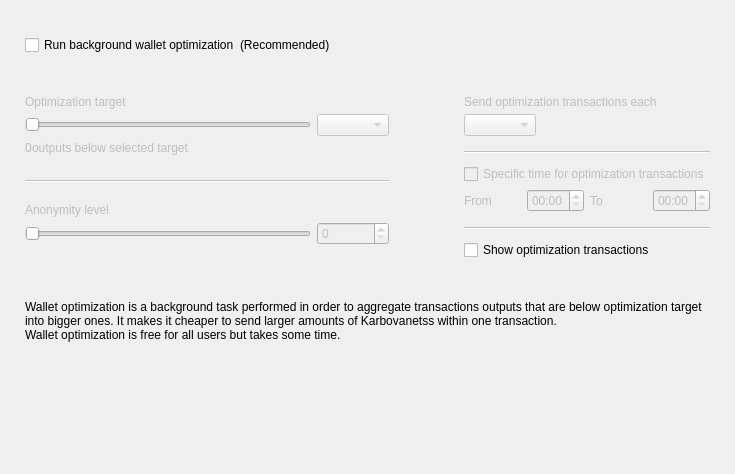
<?xml version="1.0" encoding="UTF-8"?>
<ui version="4.0">
 <class>OptimizationOptionsFrame</class>
 <widget class="QFrame" name="OptimizationOptionsFrame">
  <property name="geometry">
   <rect>
    <x>0</x>
    <y>0</y>
    <width>735</width>
    <height>474</height>
   </rect>
  </property>
  <property name="windowTitle">
   <string>Frame</string>
  </property>
  <property name="frameShape">
   <enum>QFrame::NoFrame</enum>
  </property>
  <property name="frameShadow">
   <enum>QFrame::Raised</enum>
  </property>
  <layout class="QVBoxLayout" name="verticalLayout">
   <property name="spacing">
    <number>0</number>
   </property>
   <property name="leftMargin">
    <number>25</number>
   </property>
   <property name="topMargin">
    <number>35</number>
   </property>
   <property name="rightMargin">
    <number>25</number>
   </property>
   <property name="bottomMargin">
    <number>0</number>
   </property>
   <item>
    <layout class="QHBoxLayout" name="horizontalLayout_2">
     <item>
      <widget class="QCheckBox" name="m_enableOptimizationCheck">
       <property name="text">
        <string>Run background wallet optimization</string>
       </property>
      </widget>
     </item>
     <item>
      <widget class="WalletGui::WalletNormalGrayTextLabel" name="label_8">
       <property name="text">
        <string>(Recommended)</string>
       </property>
      </widget>
     </item>
     <item>
      <spacer name="horizontalSpacer">
       <property name="orientation">
        <enum>Qt::Horizontal</enum>
       </property>
       <property name="sizeHint" stdset="0">
        <size>
         <width>40</width>
         <height>20</height>
        </size>
       </property>
      </spacer>
     </item>
    </layout>
   </item>
   <item>
    <spacer name="verticalSpacer_2">
     <property name="orientation">
      <enum>Qt::Vertical</enum>
     </property>
     <property name="sizeType">
      <enum>QSizePolicy::Fixed</enum>
     </property>
     <property name="sizeHint" stdset="0">
      <size>
       <width>20</width>
       <height>40</height>
      </size>
     </property>
    </spacer>
   </item>
   <item>
    <widget class="QWidget" name="m_optimizationOptionsWidget" native="true">
     <property name="enabled">
      <bool>true</bool>
     </property>
     <layout class="QHBoxLayout" name="horizontalLayout">
      <property name="spacing">
       <number>75</number>
      </property>
      <property name="leftMargin">
       <number>0</number>
      </property>
      <property name="topMargin">
       <number>0</number>
      </property>
      <property name="rightMargin">
       <number>0</number>
      </property>
      <property name="bottomMargin">
       <number>0</number>
      </property>
      <item alignment="Qt::AlignTop">
       <widget class="QWidget" name="widget1" native="true">
        <property name="enabled">
         <bool>false</bool>
        </property>
        <layout class="QGridLayout" name="gridLayout" columnstretch="50,0,0,0">
         <property name="leftMargin">
          <number>0</number>
         </property>
         <property name="topMargin">
          <number>0</number>
         </property>
         <property name="rightMargin">
          <number>0</number>
         </property>
         <property name="bottomMargin">
          <number>0</number>
         </property>
         <property name="verticalSpacing">
          <number>5</number>
         </property>
         <item row="0" column="0" colspan="4">
          <widget class="WalletGui::WalletNormalBlackTextLabel" name="label_5">
           <property name="text">
            <string>Optimization target</string>
           </property>
           <property name="indent">
            <number>0</number>
           </property>
          </widget>
         </item>
         <item row="4" column="0" colspan="4">
          <spacer name="verticalSpacer_3">
           <property name="orientation">
            <enum>Qt::Vertical</enum>
           </property>
           <property name="sizeType">
            <enum>QSizePolicy::Fixed</enum>
           </property>
           <property name="sizeHint" stdset="0">
            <size>
             <width>20</width>
             <height>20</height>
            </size>
           </property>
          </spacer>
         </item>
         <item row="1" column="0" colspan="3">
          <widget class="QSlider" name="m_thresholdSlider">
           <property name="maximum">
            <number>6</number>
           </property>
           <property name="pageStep">
            <number>1</number>
           </property>
           <property name="orientation">
            <enum>Qt::Horizontal</enum>
           </property>
          </widget>
         </item>
         <item row="1" column="3">
          <widget class="QComboBox" name="m_thresholdCombo"/>
         </item>
         <item row="5" column="0" colspan="4">
          <widget class="Line" name="line">
           <property name="orientation">
            <enum>Qt::Horizontal</enum>
           </property>
          </widget>
         </item>
         <item row="6" column="0" colspan="4">
          <spacer name="verticalSpacer_4">
           <property name="orientation">
            <enum>Qt::Vertical</enum>
           </property>
           <property name="sizeType">
            <enum>QSizePolicy::Fixed</enum>
           </property>
           <property name="sizeHint" stdset="0">
            <size>
             <width>20</width>
             <height>15</height>
            </size>
           </property>
          </spacer>
         </item>
         <item row="8" column="3">
          <widget class="QSpinBox" name="m_mixinSpin">
           <property name="buttonSymbols">
            <enum>QAbstractSpinBox::UpDownArrows</enum>
           </property>
          </widget>
         </item>
         <item row="7" column="0" colspan="4">
          <widget class="WalletGui::WalletNormalBlackTextLabel" name="label_7">
           <property name="text">
            <string>Anonymity level</string>
           </property>
           <property name="indent">
            <number>0</number>
           </property>
          </widget>
         </item>
         <item row="8" column="0" colspan="3">
          <widget class="QSlider" name="m_mixinSlider">
           <property name="pageStep">
            <number>1</number>
           </property>
           <property name="orientation">
            <enum>Qt::Horizontal</enum>
           </property>
          </widget>
         </item>
         <item row="2" column="0" colspan="4">
          <spacer name="verticalSpacer_12">
           <property name="orientation">
            <enum>Qt::Vertical</enum>
           </property>
           <property name="sizeType">
            <enum>QSizePolicy::Fixed</enum>
           </property>
           <property name="sizeHint" stdset="0">
            <size>
             <width>20</width>
             <height>0</height>
            </size>
           </property>
          </spacer>
         </item>
         <item row="3" column="0" colspan="4">
          <layout class="QHBoxLayout" name="horizontalLayout_3" stretch="0,1">
           <item>
            <widget class="QLabel" name="m_nonOptimizedOutputsLabel">
             <property name="text">
              <string>0</string>
             </property>
            </widget>
           </item>
           <item>
            <widget class="WalletGui::WalletNormalBlackTextLabel" name="m_nonOptimizedOutputsTextLabel">
             <property name="text">
              <string>outputs below selected target</string>
             </property>
            </widget>
           </item>
          </layout>
         </item>
        </layout>
       </widget>
      </item>
      <item>
       <layout class="QVBoxLayout" name="verticalLayout_3">
        <property name="spacing">
         <number>10</number>
        </property>
        <property name="rightMargin">
         <number>0</number>
        </property>
        <property name="bottomMargin">
         <number>0</number>
        </property>
        <item>
         <widget class="QWidget" name="widget2" native="true">
          <property name="enabled">
           <bool>false</bool>
          </property>
          <layout class="QGridLayout" name="gridLayout_2" columnstretch="0,0,0,0">
           <property name="leftMargin">
            <number>0</number>
           </property>
           <property name="topMargin">
            <number>0</number>
           </property>
           <property name="rightMargin">
            <number>0</number>
           </property>
           <property name="bottomMargin">
            <number>0</number>
           </property>
           <property name="verticalSpacing">
            <number>5</number>
           </property>
           <item row="2" column="0" colspan="2" alignment="Qt::AlignLeft">
            <widget class="QComboBox" name="m_periodCombo"/>
           </item>
           <item row="8" column="0">
            <widget class="WalletGui::WalletNormalBlackTextLabel" name="label_2">
             <property name="text">
              <string>From</string>
             </property>
            </widget>
           </item>
           <item row="8" column="1">
            <widget class="QTimeEdit" name="m_startTimeEdit">
             <property name="enabled">
              <bool>false</bool>
             </property>
             <property name="displayFormat">
              <string>HH:mm</string>
             </property>
            </widget>
           </item>
           <item row="8" column="2">
            <widget class="WalletGui::WalletNormalBlackTextLabel" name="label_3">
             <property name="text">
              <string>To</string>
             </property>
            </widget>
           </item>
           <item row="8" column="3">
            <widget class="QTimeEdit" name="m_stopTimeEdit">
             <property name="enabled">
              <bool>false</bool>
             </property>
             <property name="displayFormat">
              <string>HH:mm</string>
             </property>
            </widget>
           </item>
           <item row="6" column="0" colspan="4">
            <widget class="QCheckBox" name="m_optimizationTimeCheck">
             <property name="text">
              <string>Specific time for optimization transactions</string>
             </property>
            </widget>
           </item>
           <item row="4" column="0" colspan="4">
            <widget class="Line" name="line_2">
             <property name="orientation">
              <enum>Qt::Horizontal</enum>
             </property>
            </widget>
           </item>
           <item row="0" column="0" colspan="4">
            <widget class="WalletGui::WalletNormalBlackTextLabel" name="label_4">
             <property name="text">
              <string>Send optimization transactions each</string>
             </property>
             <property name="indent">
              <number>0</number>
             </property>
            </widget>
           </item>
           <item row="7" column="0" colspan="4">
            <spacer name="verticalSpacer_8">
             <property name="orientation">
              <enum>Qt::Vertical</enum>
             </property>
             <property name="sizeType">
              <enum>QSizePolicy::Fixed</enum>
             </property>
             <property name="sizeHint" stdset="0">
              <size>
               <width>20</width>
               <height>0</height>
              </size>
             </property>
            </spacer>
           </item>
           <item row="3" column="0" colspan="4">
            <spacer name="verticalSpacer_6">
             <property name="orientation">
              <enum>Qt::Vertical</enum>
             </property>
             <property name="sizeType">
              <enum>QSizePolicy::Fixed</enum>
             </property>
             <property name="sizeHint" stdset="0">
              <size>
               <width>20</width>
               <height>10</height>
              </size>
             </property>
            </spacer>
           </item>
           <item row="10" column="0" colspan="4">
            <widget class="Line" name="line_3">
             <property name="orientation">
              <enum>Qt::Horizontal</enum>
             </property>
            </widget>
           </item>
           <item row="1" column="0" colspan="4">
            <spacer name="verticalSpacer_5">
             <property name="orientation">
              <enum>Qt::Vertical</enum>
             </property>
             <property name="sizeType">
              <enum>QSizePolicy::Fixed</enum>
             </property>
             <property name="sizeHint" stdset="0">
              <size>
               <width>20</width>
               <height>0</height>
              </size>
             </property>
            </spacer>
           </item>
           <item row="5" column="0" colspan="4">
            <spacer name="verticalSpacer_7">
             <property name="orientation">
              <enum>Qt::Vertical</enum>
             </property>
             <property name="sizeType">
              <enum>QSizePolicy::Fixed</enum>
             </property>
             <property name="sizeHint" stdset="0">
              <size>
               <width>20</width>
               <height>5</height>
              </size>
             </property>
            </spacer>
           </item>
           <item row="9" column="0" colspan="4">
            <spacer name="verticalSpacer_10">
             <property name="orientation">
              <enum>Qt::Vertical</enum>
             </property>
             <property name="sizeType">
              <enum>QSizePolicy::Fixed</enum>
             </property>
             <property name="sizeHint" stdset="0">
              <size>
               <width>20</width>
               <height>10</height>
              </size>
             </property>
            </spacer>
           </item>
          </layout>
         </widget>
        </item>
        <item>
         <widget class="QCheckBox" name="m_showFusionTransactionsCheck">
          <property name="enabled">
           <bool>true</bool>
          </property>
          <property name="text">
           <string>Show optimization transactions</string>
          </property>
         </widget>
        </item>
       </layout>
      </item>
     </layout>
    </widget>
   </item>
   <item>
    <spacer name="verticalSpacer_11">
     <property name="orientation">
      <enum>Qt::Vertical</enum>
     </property>
     <property name="sizeType">
      <enum>QSizePolicy::Fixed</enum>
     </property>
     <property name="sizeHint" stdset="0">
      <size>
       <width>20</width>
       <height>40</height>
      </size>
     </property>
    </spacer>
   </item>
   <item>
    <widget class="WalletGui::WalletExtraNormalGrayTextLabel" name="m_helpLabel">
     <property name="text">
      <string>Wallet optimization is a background task performed in order to aggregate transactions outputs that are below optimization target into bigger ones. It makes it cheaper to send larger amounts of Karbovanetss within one transaction.
Wallet optimization is free for all users but takes some time.</string>
     </property>
     <property name="wordWrap">
      <bool>true</bool>
     </property>
    </widget>
   </item>
   <item>
    <spacer name="verticalSpacer">
     <property name="orientation">
      <enum>Qt::Vertical</enum>
     </property>
     <property name="sizeHint" stdset="0">
      <size>
       <width>20</width>
       <height>40</height>
      </size>
     </property>
    </spacer>
   </item>
  </layout>
 </widget>
 <customwidgets>
  <customwidget>
   <class>WalletGui::WalletNormalGrayTextLabel</class>
   <extends>QLabel</extends>
   <header>Gui/Common/WalletTextLabel.h</header>
  </customwidget>
  <customwidget>
   <class>WalletGui::WalletNormalBlackTextLabel</class>
   <extends>QLabel</extends>
   <header>Gui/Common/WalletTextLabel.h</header>
  </customwidget>
  <customwidget>
   <class>WalletGui::WalletExtraNormalGrayTextLabel</class>
   <extends>QLabel</extends>
   <header>Gui/Common/WalletTextLabel.h</header>
  </customwidget>
 </customwidgets>
 <resources/>
 <connections>
  <connection>
   <sender>m_enableOptimizationCheck</sender>
   <signal>toggled(bool)</signal>
   <receiver>widget1</receiver>
   <slot>setEnabled(bool)</slot>
   <hints>
    <hint type="sourcelabel">
     <x>147</x>
     <y>47</y>
    </hint>
    <hint type="destinationlabel">
     <x>176</x>
     <y>204</y>
    </hint>
   </hints>
  </connection>
  <connection>
   <sender>m_thresholdSlider</sender>
   <signal>valueChanged(int)</signal>
   <receiver>OptimizationOptionsFrame</receiver>
   <slot>thresholdChanged(int)</slot>
   <hints>
    <hint type="sourcelabel">
     <x>116</x>
     <y>139</y>
    </hint>
    <hint type="destinationlabel">
     <x>355</x>
     <y>194</y>
    </hint>
   </hints>
  </connection>
  <connection>
   <sender>m_mixinSlider</sender>
   <signal>valueChanged(int)</signal>
   <receiver>OptimizationOptionsFrame</receiver>
   <slot>mixinChanged(int)</slot>
   <hints>
    <hint type="sourcelabel">
     <x>116</x>
     <y>240</y>
    </hint>
    <hint type="destinationlabel">
     <x>367</x>
     <y>236</y>
    </hint>
   </hints>
  </connection>
  <connection>
   <sender>m_optimizationTimeCheck</sender>
   <signal>toggled(bool)</signal>
   <receiver>m_startTimeEdit</receiver>
   <slot>setEnabled(bool)</slot>
   <hints>
    <hint type="sourcelabel">
     <x>543</x>
     <y>179</y>
    </hint>
    <hint type="destinationlabel">
     <x>501</x>
     <y>207</y>
    </hint>
   </hints>
  </connection>
  <connection>
   <sender>m_optimizationTimeCheck</sender>
   <signal>toggled(bool)</signal>
   <receiver>m_stopTimeEdit</receiver>
   <slot>setEnabled(bool)</slot>
   <hints>
    <hint type="sourcelabel">
     <x>543</x>
     <y>179</y>
    </hint>
    <hint type="destinationlabel">
     <x>643</x>
     <y>207</y>
    </hint>
   </hints>
  </connection>
  <connection>
   <sender>m_mixinSpin</sender>
   <signal>valueChanged(int)</signal>
   <receiver>OptimizationOptionsFrame</receiver>
   <slot>mixinChanged(int)</slot>
   <hints>
    <hint type="sourcelabel">
     <x>273</x>
     <y>271</y>
    </hint>
    <hint type="destinationlabel">
     <x>367</x>
     <y>236</y>
    </hint>
   </hints>
  </connection>
  <connection>
   <sender>m_thresholdCombo</sender>
   <signal>currentIndexChanged(int)</signal>
   <receiver>OptimizationOptionsFrame</receiver>
   <slot>thresholdChanged(int)</slot>
   <hints>
    <hint type="sourcelabel">
     <x>270</x>
     <y>139</y>
    </hint>
    <hint type="destinationlabel">
     <x>367</x>
     <y>236</y>
    </hint>
   </hints>
  </connection>
  <connection>
   <sender>m_enableOptimizationCheck</sender>
   <signal>toggled(bool)</signal>
   <receiver>widget2</receiver>
   <slot>setEnabled(bool)</slot>
   <hints>
    <hint type="sourcelabel">
     <x>158</x>
     <y>48</y>
    </hint>
    <hint type="destinationlabel">
     <x>556</x>
     <y>197</y>
    </hint>
   </hints>
  </connection>
 </connections>
 <slots>
  <slot>thresholdChanged(int)</slot>
  <slot>mixinChanged(int)</slot>
 </slots>
</ui>
